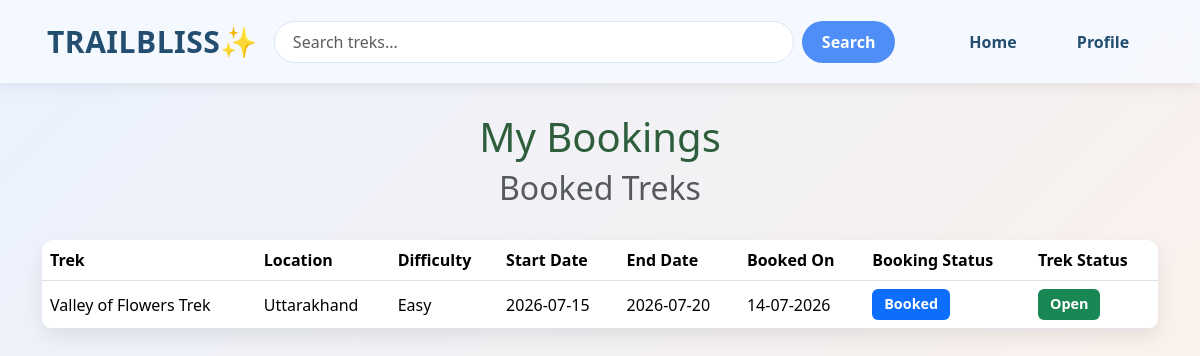
The page /trekker/my_bookings (signed in) on the database its author committed.
### models.py (models this page shows)
class Booking(db.Model):
    __tablename__ = 'booking'
    id = db.Column(db.Integer,primary_key =True)
    trekker_id = db.Column(db.Integer,db.ForeignKey('trekker.id'),nullable=False)
    trek_id = db.Column(db.Integer,db.ForeignKey('trek.id'),nullable=False)
    booking_slot = db.Column(db.DateTime,default=datetime.utcnow)
    status =db.Column(db.String(20),default = "Booked")
    __table_args__ = (
    db.UniqueConstraint('trekker_id', 'trek_id', name='uix_trekker_trek'),
)

class Trek(db.Model):
    __tablename__ = 'trek'
    id = db.Column(db.Integer,primary_key=True)
    trek_name=db.Column(db.String(20),nullable= False)
    location = db.Column(db.String(100),nullable=False)
    difficulty = db.Column(db.String(20),nullable=False)
    duration = db.Column(db.Integer,nullable = False)
    available_slots = db.Column(db.Integer,nullable= False)
    staff_id = db.Column(db.Integer,db.ForeignKey('staff.id'),nullable=False)
    start_date=db.Column(db.Date,nullable=False)
    end_date=db.Column(db.Date,nullable=False)
    description = db.Column(db.Text)
    status = db.Column(db.String(20), default='Open')
    booking = db.relationship('Booking',backref='trek',lazy=True)

### routes.py (the view)
@main_bp.route('/trekker/my_bookings')
@trekker_required
def my_bookings():
    if 'trekker_id' not in session:
        return redirect(url_for('main.trekker_login'))
    trekker = Trekker.query.get_or_404(session['trekker_id'])
    today = date.today()
    bookings = Booking.query.join(Trek).filter(
        Booking.trekker_id == trekker.id,
        Booking.status == "Booked",
        Trek.status != "Completed",
        Trek.end_date >= today
    ).order_by(Booking.booking_slot.desc()).all()
    return render_template(
        "trekker/my_bookings.html",
        bookings=bookings
    )

### routes.py (called while the page is built)
def trekker_required(f):
    @wraps(f)
    def decorated_function(*args, **kwargs):
        if 'trekker_id' not in session:
            flash("Please login as Trekker.", "warning")
            return redirect(url_for('main.trekker_login'))
        return f(*args, **kwargs)
    return decorated_function

### templates/trekker/my_bookings.html (shortened to what this page needs)
{% extends 'layout.html' %}
{% block content %}
<h1 class="wel">My Bookings</h1>
<div class="heading">
    <h2 class="text-muted">Booked Treks</h2>
</div>
{% if bookings %}
<table class="table align-middle">
    <thead>
        <tr>
            <th>Trek</th>
            <th>Location</th>
            <th>Difficulty</th>
            <th>Start Date</th>
            <th>End Date</th>
            <th>Booked On</th>
            <th>Booking Status</th>
            <th>Trek Status</th>
        </tr>
    </thead>
    <tbody>
        {% for booking in bookings %}
        <tr>
            <td>{{ booking.trek.trek_name }}</td>
            <td>{{ booking.trek.location }}</td>
            <td>{{ booking.trek.difficulty }}</td>
            <td>{{ booking.trek.start_date }}</td>
            <td>{{ booking.trek.end_date }}</td>
            <td>{{ booking.booking_slot.strftime('%d-%m-%Y') }}</td>
            <td>
                {% if booking.status == "Booked" %}
                    <span class="badge bg-primary">
                        {{ booking.status }}
                    </span>
                {% elif booking.status == "Completed" %}
                    <span class="badge bg-success">
                        {{ booking.status }}
                    </span>
                {% elif booking.status == "Cancelled" %}
                    <span class="badge bg-danger">
                        {{ booking.status }}
                    </span>
                {% else %}
                    <span class="badge bg-secondary">
                        {{ booking.status }}
                    </span>
                {% endif %}
            </td>
            <td>
                {% if booking.trek.status == "Open" %}
                    <span class="badge bg-success">
                        Open
                    </span>
                {% elif booking.trek.status == "Closed" %}
                    <span class="badge bg-warning text-dark">
                        Closed
                    </span>
                {% elif booking.trek.status == "Completed" %}
                    <span class="badge bg-dark">
                        Completed
                    </span>
                {% elif booking.trek.status == "Pending" %}
                    <span class="badge bg-secondary">
                        Pending
                    </span>
                {% else %}
                    <span class="badge bg-info">
                        {{ booking.trek.status }}
                    </span>
                {% endif %}
            </td>
        </tr>
        {% endfor %}
    </tbody>
</table>
{% else %}
<div class="alert alert-info text-center mt-4">
    You haven't booked any treks yet.
</div>
{% endif %}
{% endblock %}

### templates/layout.html (style rules this page uses)
body { margin: 0; padding: 0; width: auto; }

### templates/trekker/my_bookings.html (style rules this page uses)
html, body { height:100%; margin:0; background:linear-gradient(135deg,#EAF2FF,#FFF1E6); background-repeat:no-repeat; background-attachment:fixed; background-size:cover; }
.wel { margin-top:30px; text-align:center; color:#2E5E3B; }
.heading { display:flex; justify-content:center; margin-bottom:25px; }
.table { background:white; border-radius:12px; overflow:hidden; box-shadow:0 8px 20px rgba(0,0,0,.08); }
th { background:#2E5E3B; color:white; }
td { vertical-align:middle; }
.badge { font-size:0.9rem; padding:8px 12px; }

### rows shown on the page
Booking: trek.trek_name "Valley of Flowers Trek", trek.location "Uttarakhand", trek.difficulty "Easy", trek.start_date "2026-07-15", trek.end_date "2026-07-20", booking_slot "14-07-2026", status "Booked"
